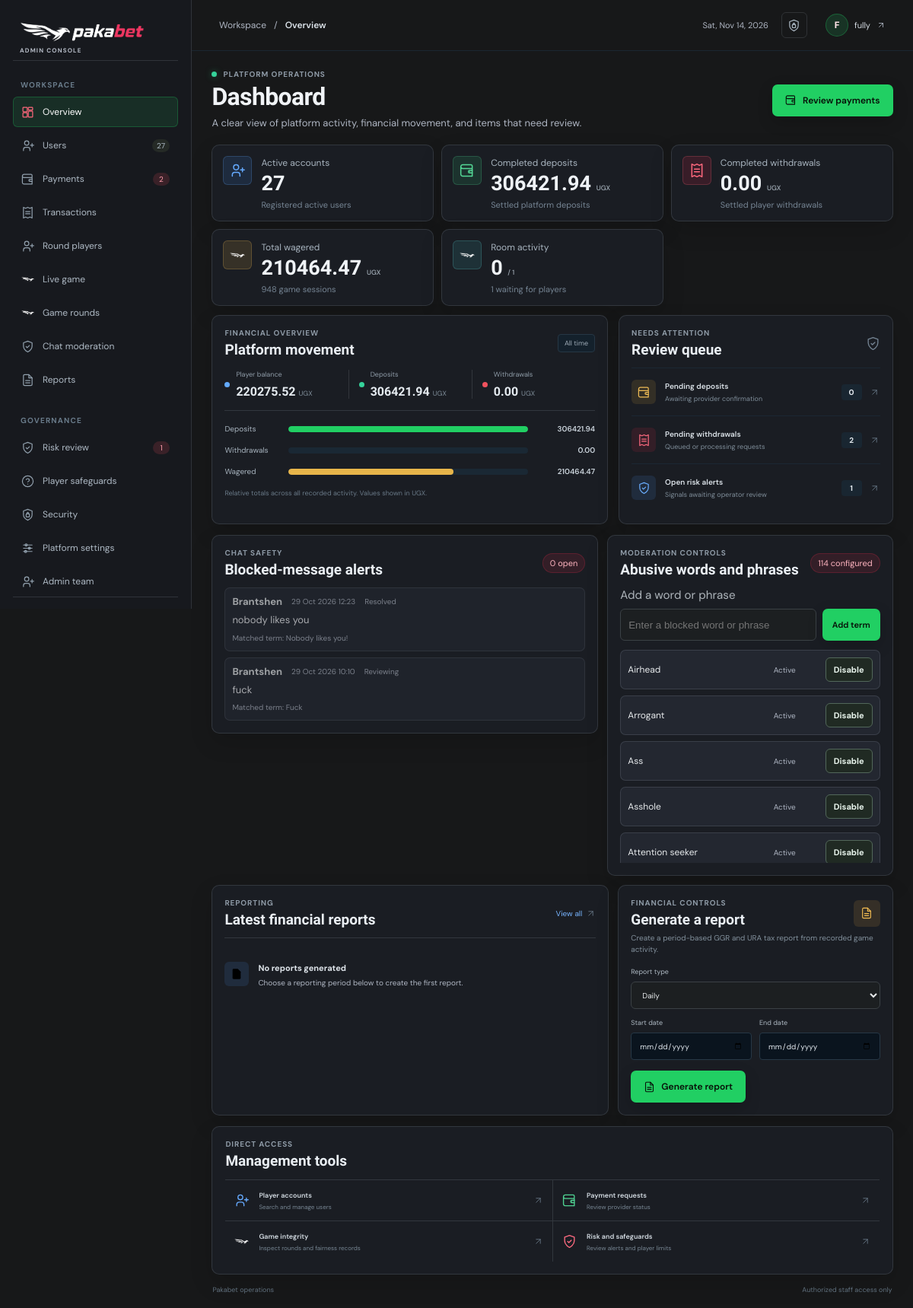
The page /admin-analytics/ (signed in) on the database as committed earlier.
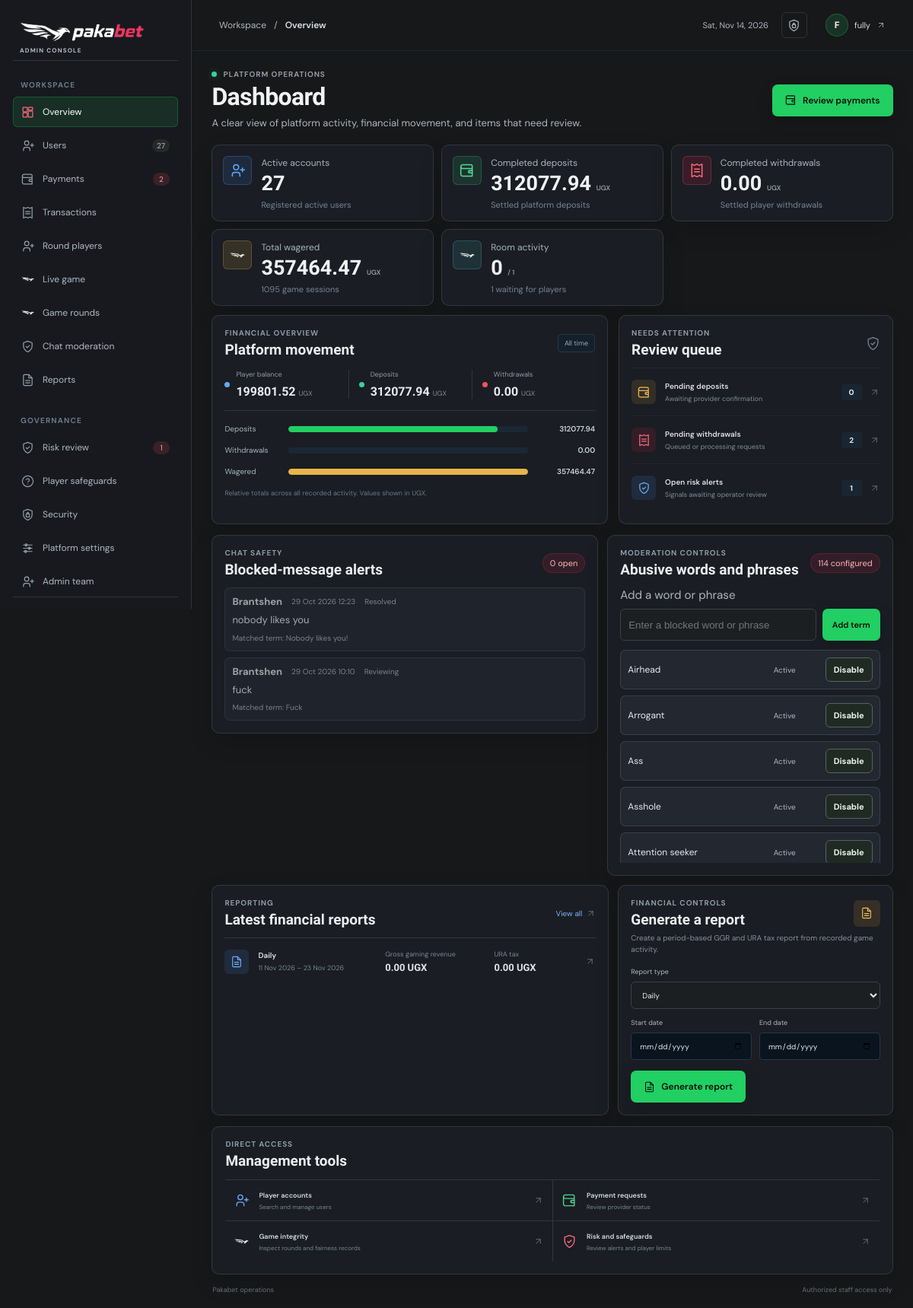
The same page on the database as committed later.
### core/models.py (models this page shows, shortened)
class RiskAlert(models.Model):
    SEVERITY_CHOICES = [
        ('low', 'Low'),
        ('medium', 'Medium'),
        ('high', 'High'),
        ('critical', 'Critical'),
    ]
    STATUS_CHOICES = [
        ('open', 'Open'),
        ('reviewing', 'Reviewing'),
        ('resolved', 'Resolved'),
        ('dismissed', 'Dismissed'),
    ]
    user = models.ForeignKey(User, on_delete=models.CASCADE, related_name='risk_alerts')
    alert_type = models.CharField(max_length=50)
    severity = models.CharField(max_length=10, choices=SEVERITY_CHOICES, default='medium')
    status = models.CharField(max_length=10, choices=STATUS_CHOICES, default='open')
    description = models.TextField()
    data = models.JSONField(default=dict, blank=True)
    created_at = models.DateTimeField(auto_now_add=True)
    resolved_at = models.DateTimeField(null=True, blank=True)
    class Meta:
        ordering = ['-created_at']
        indexes = [
            models.Index(fields=['status', 'severity', '-created_at']),
            models.Index(fields=['user', '-created_at']),
        ]

class ChatModerationTerm(models.Model):
    term = models.CharField(max_length=120, unique=True)
    is_active = models.BooleanField(default=True)
    created_at = models.DateTimeField(auto_now_add=True)
    updated_at = models.DateTimeField(auto_now=True)
    class Meta:
        ordering = ['term']

class FinancialReport(models.Model):
    REPORT_TYPES = [
        ('daily', 'Daily'),
        ('monthly', 'Monthly'),
    ]
    report_type = models.CharField(max_length=10, choices=REPORT_TYPES)
    period_start = models.DateField()
    period_end = models.DateField()
    total_deposits = models.DecimalField(max_digits=14, decimal_places=2, default=0)
    total_withdrawals = models.DecimalField(max_digits=14, decimal_places=2, default=0)
    total_bets = models.DecimalField(max_digits=14, decimal_places=2, default=0)
    total_wins = models.DecimalField(max_digits=14, decimal_places=2, default=0)
    gross_gaming_revenue = models.DecimalField(max_digits=14, decimal_places=2, default=0)
    ura_ggr_tax = models.DecimalField(max_digits=14, decimal_places=2, default=0)
    generated_by = models.ForeignKey(User, on_delete=models.SET_NULL, null=True, blank=True)
    created_at = models.DateTimeField(auto_now_add=True)
    class Meta:
        ordering = ['-period_start']
        unique_together = ('report_type', 'period_start', 'period_end')

### core/views.py (the view, shortened to what this page needs)
# urls.py: path('admin-analytics/', views.admin_dashboard, name='admin_dashboard'),
@login_required
def admin_dashboard(request):
    if not request.user.is_staff:
        return redirect('dashboard')
    report_form = FinancialReportForm()
    total_users = User.objects.filter(is_active=True).count()
    total_balance = Profile.objects.aggregate(total=Sum('balance'))['total'] or Decimal('0.00')
    total_deposits = Transaction.objects.filter(transaction_type='deposit', status='completed').aggregate(total=Sum('amount'))['total'] or Decimal('0.00')
    total_withdrawals = Transaction.objects.filter(transaction_type='withdraw', status='completed').aggregate(total=Sum('amount'))['total'] or Decimal('0.00')
    total_bets = GameSession.objects.aggregate(total=Sum('stake'))['total'] or Decimal('0.00')
    total_games = GameSession.objects.count()
    pending_deposits = PaymentRequest.objects.filter(payment_type='deposit', status='pending').count()
    pending_withdrawals = PaymentRequest.objects.filter(payment_type='withdraw', status='pending').count()
    open_risk_alerts = RiskAlert.objects.filter(status='open').count()
    open_chat_abuse_alerts = RiskAlert.objects.filter(
        status='open',
        alert_type='chat_abuse_blocked',
    ).count()
    recent_chat_abuse_alerts = RiskAlert.objects.filter(
        alert_type='chat_abuse_blocked',
    ).select_related('user').order_by('-created_at')[:10]
    latest_reports = FinancialReport.objects.order_by('-created_at')[:5]
    active_rooms = Room.objects.filter(status='waiting').count()
    running_rooms = Room.objects.filter(status='running').count()
    room_count = Room.objects.count()
    return render(request, 'core/admin_dashboard.html', {
        'total_users': total_users,
        'total_balance': total_balance,
        'total_deposits': total_deposits,
        'total_withdrawals': total_withdrawals,
        'total_bets': total_bets,
        'total_games': total_games,
        'pending_deposits': pending_deposits,
        'pending_withdrawals': pending_withdrawals,
        'open_risk_alerts': open_risk_alerts,
        'open_chat_abuse_alerts': open_chat_abuse_alerts,
        'recent_chat_abuse_alerts': recent_chat_abuse_alerts,
        'chat_moderation_terms': ChatModerationTerm.objects.all(),
        'latest_reports': latest_reports,
        'report_form': report_form,
        'active_rooms': active_rooms,
        'running_rooms': running_rooms,
        'room_count': room_count,
    })

### core/forms.py
class FinancialReportForm(forms.Form):
    REPORT_TYPES = [
        ('daily', 'Daily'),
        ('monthly', 'Monthly'),
    ]
    report_type = forms.ChoiceField(
        choices=REPORT_TYPES,
        widget=forms.Select(attrs={'class': 'form-control', 'aria-label': 'Select report frequency'}),
    )
    period_start = forms.DateField(widget=forms.DateInput(attrs={
        'type': 'date',
        'class': 'form-control',
        'placeholder': 'Select a start date',
    }))
    period_end = forms.DateField(widget=forms.DateInput(attrs={
        'type': 'date',
        'class': 'form-control',
        'placeholder': 'Select an end date',
    }))

### core/context_processors.py (called while the page is built)
def platform_branding(request):
    settings = PlatformSettings.objects.filter(pk=1).first()
    return {
        'platform_branding': settings,
        'platform_name': settings.site_name if settings else 'Pakabet',
        'platform_tagline': settings.site_tagline if settings else '',
    }

### core/security.py (called while the page is built, shortened)
def check_security_configuration():
    global _configuration_check_complete
    if _configuration_check_complete:
        return

### core/templates/core/admin_dashboard.html (shortened to what the changed rows need)
{% extends 'core/base.html' %}
{% load static %}
{% block body_class %}admin-body{% endblock %}
{% block extra_head %}
    <link rel="stylesheet" href="{% static 'core/css/admin_dashboard.css' %}?v=bird-logo-shortcut-20261031-1">
{% endblock %}
{% block content %}
<div class="admin-dashboard">
    <main class="admin-main">
        <div class="admin-content">
            <section class="admin-page-heading">
                <div>
                    <h1>Dashboard</h1>
                </div>
            </section>
            <section class="admin-metric-grid" aria-label="Platform metrics">
                <article class="admin-metric admin-metric--green">
                    <div><p>Completed deposits</p><strong>{{ total_deposits|floatformat:2 }} <em>UGX</em></strong><small>Settled platform deposits</small></div>
                </article>
                <article class="admin-metric admin-metric--amber">
                    <div><p>Total wagered</p><strong>{{ total_bets|floatformat:2 }} <em>UGX</em></strong><small>{{ total_games }} game sessions</small></div>
                </article>
            </section>
            <section class="admin-overview-grid">
                <article class="admin-panel admin-finance-panel">
                    <div class="admin-panel-heading">
                        <div><p class="admin-section-label">Financial overview</p><h2>Platform movement</h2></div>
                    </div>
                    <div class="admin-finance-summary">
                        <div><span class="finance-key finance-key--balance"></span><span>Player balance</span><strong>{{ total_balance|floatformat:2 }} <small>UGX</small></strong></div>
                        <div><span class="finance-key finance-key--deposit"></span><span>Deposits</span><strong>{{ total_deposits|floatformat:2 }} <small>UGX</small></strong></div>
                    </div>
                    <div class="admin-flow-chart" role="img" aria-label="Relative totals for deposits, withdrawals, and wagers">
                        <div class="admin-flow-row" data-flow-row data-value="{{ total_deposits }}"><span>Deposits</span><div class="admin-flow-track"><i class="admin-flow-fill admin-flow-fill--green"></i></div><strong>{{ total_deposits|floatformat:2 }}</strong></div>
                        <div class="admin-flow-row" data-flow-row data-value="{{ total_bets }}"><span>Wagered</span><div class="admin-flow-track"><i class="admin-flow-fill admin-flow-fill--amber"></i></div><strong>{{ total_bets|floatformat:2 }}</strong></div>
                    </div>
                </article>
                <article class="admin-panel admin-queue-panel">
                    <div class="admin-panel-heading">
                        <div><p class="admin-section-label">Needs attention</p><h2>Review queue</h2></div>
                    </div>
                </article>
            </section>
            <section class="admin-moderation-grid" id="chat-moderation" aria-label="Chat moderation">
                <article class="admin-panel">
                    <div class="admin-panel-heading">
                        <div><p class="admin-section-label">Chat safety</p><h2>Blocked-message alerts</h2></div>
                    </div>
                    <div class="admin-moderation-alerts">
                        {% for alert in recent_chat_abuse_alerts %}
                            <article class="admin-moderation-alert{% if alert.status != 'open' %} is-resolved{% endif %}">
                                <div class="admin-moderation-alert-heading">
                                    <strong>{{ alert.user.get_username }}</strong>
                                    <time>{{ alert.created_at|date:'d M Y H:i' }}</time>
                                    <span>{{ alert.get_status_display }}</span>
                                </div>
                                <p>{{ alert.data.message }}</p>
                                <small>Matched term: {{ alert.data.matched_term }}</small>
                            </article>
                        {% empty %}
                            <div class="admin-empty-state"><div><strong>No blocked chat messages</strong><p>New abuse attempts will appear here for staff review.</p></div></div>
                        {% endfor %}
                    </div>
                </article>
                <article class="admin-panel">
                    <div class="admin-panel-heading">
                        <div><p class="admin-section-label">Moderation controls</p><h2>Abusive words and phrases</h2></div>
                    </div>
                    <div class="admin-moderation-term-list" aria-label="Configured moderation terms">
                        {% for term in chat_moderation_terms %}
                            <div class="admin-moderation-term{% if not term.is_active %} is-disabled{% endif %}">
                                <span>{{ term.term }}</span>
                                <span>{{ term.is_active|yesno:'Active,Disabled' }}</span>
                                <form method="post">
                                    <button class="admin-moderation-action" type="submit">{% if term.is_active %}Disable{% else %}Enable{% endif %}</button>
                                </form>
                            </div>
                        {% empty %}
                            <div class="admin-empty-state"><div><strong>No moderation terms configured</strong><p>Add terms above to block them in chat.</p></div></div>
                        {% endfor %}
                    </div>
                </article>
            </section>
            <section class="admin-lower-grid">
                <article class="admin-panel admin-reports-panel">
                    <div class="admin-panel-heading">
                        <div><p class="admin-section-label">Reporting</p><h2>Latest financial reports</h2></div>
                    </div>
                    <div class="admin-report-list">
                        {% for report in latest_reports %}
                            <a class="admin-report-row" href="{% url 'admin_console_section' 'reports' %}">
                                <span class="report-icon"><svg><use href="#icon-document"></use></svg></span>
                                <span class="report-name"><strong>{{ report.get_report_type_display }}</strong><small>{{ report.period_start|date:'d M Y' }} – {{ report.period_end|date:'d M Y' }}</small></span>
                                <span class="report-ggr"><small>Gross gaming revenue</small><strong>{{ report.gross_gaming_revenue|floatformat:2 }} UGX</strong></span>
                                <span class="report-tax"><small>URA tax</small><strong>{{ report.ura_ggr_tax|floatformat:2 }} UGX</strong></span>
                                <svg class="report-arrow"><use href="#icon-arrow"></use></svg>
                            </a>
                        {% empty %}
                            <div class="admin-empty-state"><span class="report-icon"><svg><use href="#icon-document"></use></svg></span><div><strong>No reports generated</strong><p>Choose a reporting period below to create the first report.</p></div></div>
                        {% endfor %}
                    </div>
                </article>
                <article class="admin-panel admin-report-create">
                    <div class="admin-panel-heading">
                        <div><p class="admin-section-label">Financial controls</p><h2>Generate a report</h2></div>
                    </div>
                </article>
            </section>
            <section class="admin-shortcuts" aria-label="Admin shortcuts">
                <div class="admin-shortcut-heading"><div><p class="admin-section-label">Direct access</p><h2>Management tools</h2></div></div>
            </section>
        </div>
    </main>
</div>
{% endblock %}

Rows that differ between the two databases and show on the page:
added FinancialReport: report_type "Daily", period_start "11 Nov 2026", period_end "23 Nov 2026", gross_gaming_revenue "0.00", ura_ggr_tax "0.00"
Other text that changed with them:
{{ total_deposits|floatformat:2 }}: "306421.94" → "312077.94"
{{ total_bets|floatformat:2 }}: "210464.47" → "357464.47"
{{ total_games }}: "948" → "1095"
{{ total_balance|floatformat:2 }}: "220275.52" → "199801.52"
text no longer shown: "No reports generated Choose a reporting period below to create the first report."
